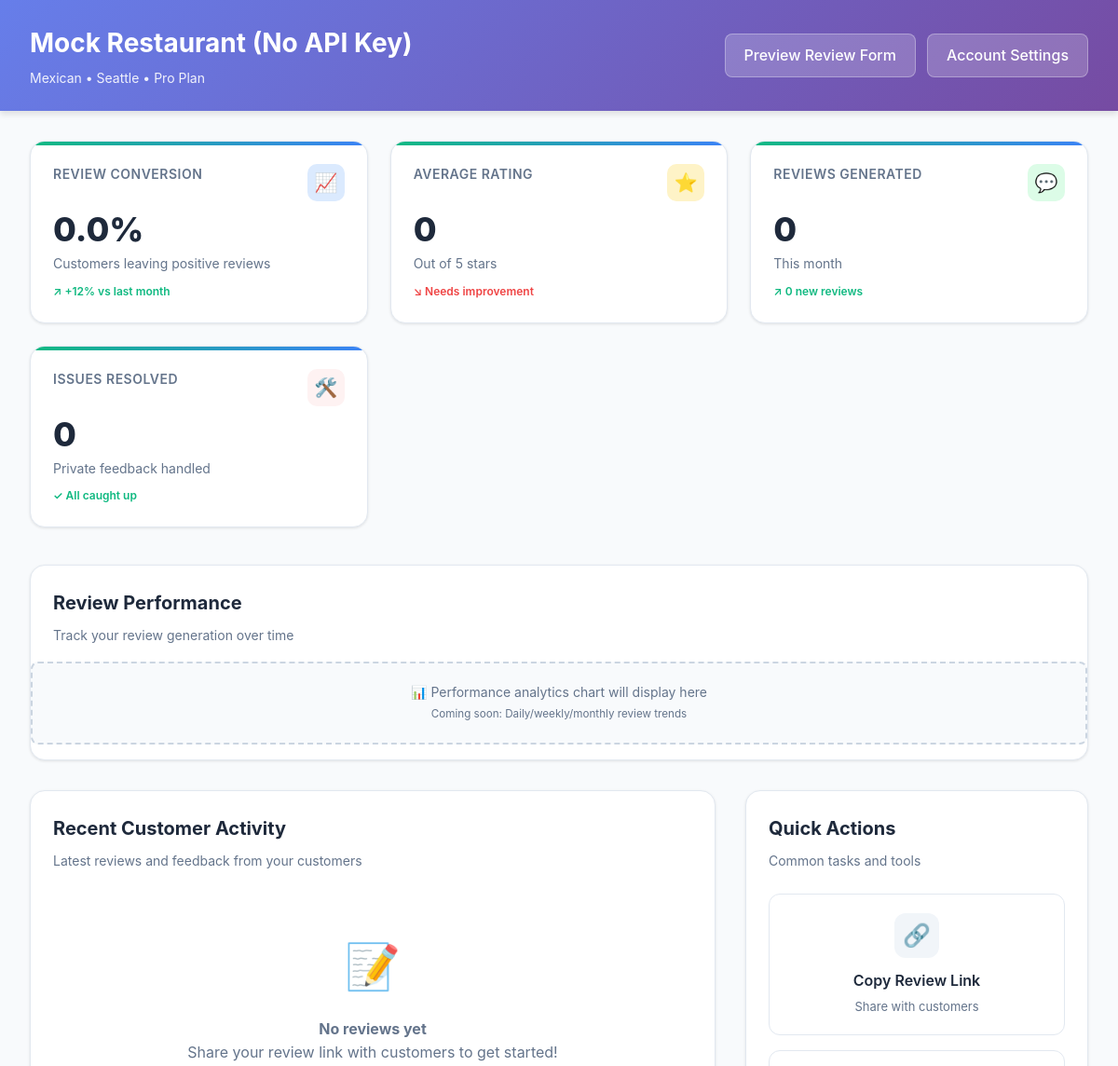
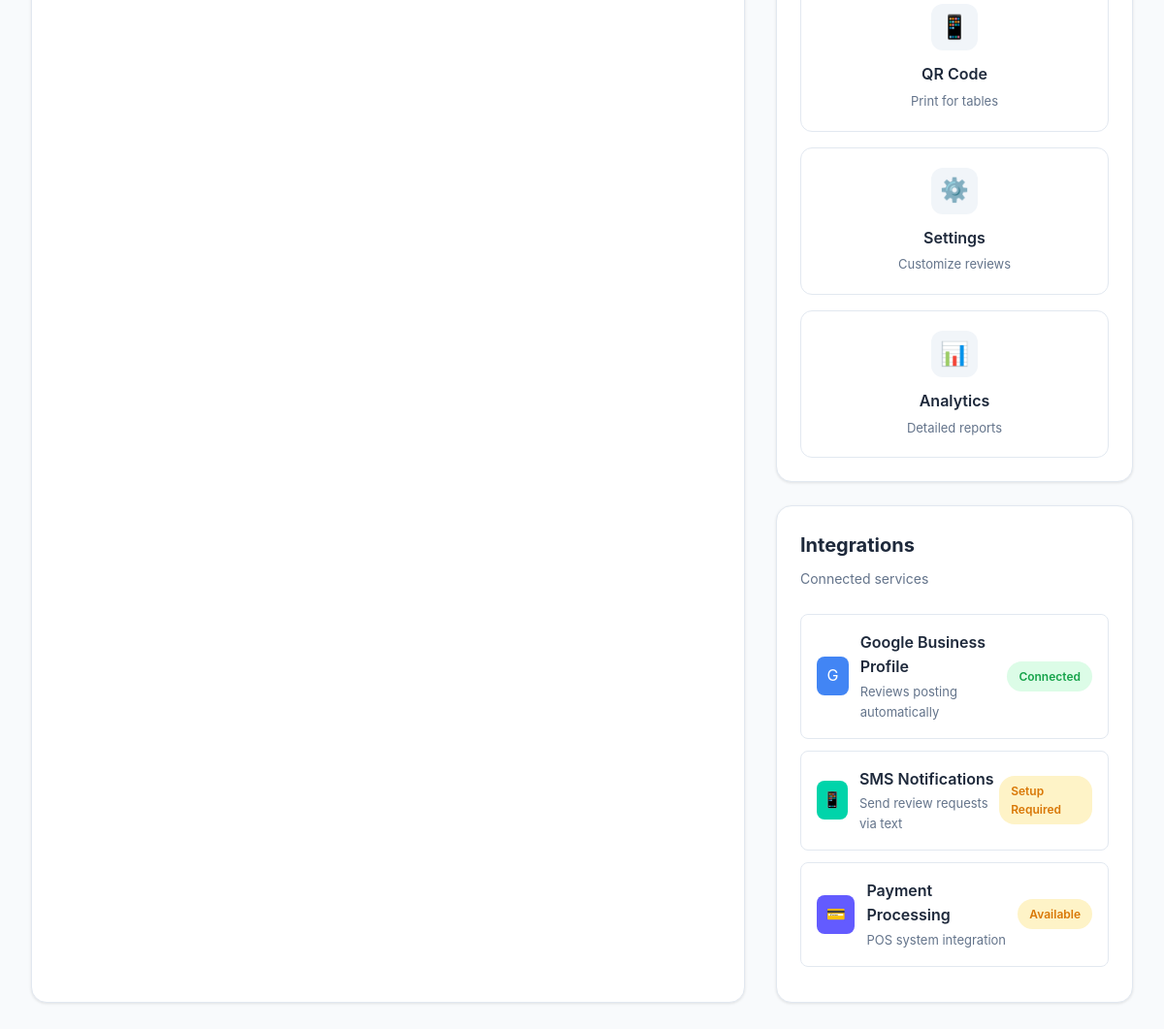
Page /dashboard/mock-restaurant-no-api-key on the committed database (2 pictures, top to bottom).
### models.py (models this page shows, shortened)
class Restaurant(db.Model):
    __tablename__ = 'restaurants'
    id = db.Column(db.Integer, primary_key=True)
    google_place_id = db.Column(db.String(200), unique=True)  # Primary Google identifier
    name = db.Column(db.String(200), nullable=False)
    slug = db.Column(db.String(100), unique=True, nullable=False)  # URL-friendly name
    address = db.Column(db.Text)
    phone = db.Column(db.String(20))
    website = db.Column(db.String(500))
    google_rating = db.Column(db.Float)  # Current Google rating
    google_review_count = db.Column(db.Integer)  # Number of Google reviews
    google_review_link = db.Column(db.String(500))
    location = db.Column(db.String(200), nullable=False)  # City/neighborhood
    cuisine = db.Column(db.String(100), nullable=False)  # Mexican, Italian, etc.
    restaurant_type = db.Column(db.String(50), default='casual')  # casual, upscale, fast_casual
    specialties = db.Column(db.Text)  # JSON - dishes to highlight in reviews
    seo_keywords = db.Column(db.Text)  # JSON - local SEO terms
    custom_templates = db.Column(db.Text)  # JSON - branded review templates
    brand_voice = db.Column(db.Text)  # How they want to sound
    google_last_synced = db.Column(db.DateTime)
    google_sync_enabled = db.Column(db.Boolean, default=True)
    subscription_plan = db.Column(db.String(20), default='free')  # free, pro, enterprise
    subscription_status = db.Column(db.String(20), default='active')
    stripe_customer_id = db.Column(db.String(100))
    email = db.Column(db.String(200))
    auto_sms_enabled = db.Column(db.Boolean, default=False)
    sms_delay_hours = db.Column(db.Integer, default=2)  # Hours after dining
    created_at = db.Column(db.DateTime, default=datetime.utcnow)
    updated_at = db.Column(db.DateTime, default=datetime.utcnow, onupdate=datetime.utcnow)
    users = db.relationship('User', backref='restaurant', lazy=True)
    reviews = db.relationship('Review', backref='restaurant', lazy=True)

### routes.py (the view)
    @app.route('/dashboard')
    @app.route('/dashboard/<restaurant_slug>')
    def dashboard(restaurant_slug=None):
        if restaurant_slug:
            restaurant = Restaurant.query.filter_by(slug=restaurant_slug).first()
        else:
            restaurant = Restaurant.query.first()
        if not restaurant:
            return redirect(url_for('home'))
        total_reviews = Review.query.filter_by(restaurant_id=restaurant.id).count()
        positive_reviews = Review.query.filter_by(restaurant_id=restaurant.id).filter(Review.rating >= 4).count()
        negative_feedback = Review.query.filter_by(restaurant_id=restaurant.id).filter(Review.rating <= 3).count()
        pending_followups = Review.query.filter_by(
            restaurant_id=restaurant.id,
            requires_followup=True,
            followup_completed=False
        ).count()
        recent_reviews = Review.query.filter_by(restaurant_id=restaurant.id)\
            .order_by(Review.created_at.desc())\
            .limit(10)\
            .all()
        avg_rating = db.session.query(db.func.avg(Review.rating))\
            .filter_by(restaurant_id=restaurant.id)\
            .scalar() or 0
        all_negative_feedback = Review.query.filter_by(restaurant_id=restaurant.id)\
            .filter(Review.rating <= 3)\
            .order_by(Review.created_at.desc())\
            .all()
        pending_feedback = Review.query.filter_by(
            restaurant_id=restaurant.id,
            requires_followup=True,
            followup_completed=False
        ).order_by(Review.created_at.desc()).limit(5).all()
        return render_template('dashboard.html',
                             restaurant=restaurant,
                             stats={
                                 'total_reviews': total_reviews,
                                 'positive_reviews': positive_reviews,
                                 'negative_feedback': negative_feedback,
                                 'pending_followups': pending_followups,
                                 'avg_rating': round(avg_rating, 1)
                             },
                             recent_reviews=recent_reviews,
                             pending_feedback=pending_feedback,
                             negative_feedback=all_negative_feedback)

### templates/dashboard.html (shortened to what this page needs)
<!DOCTYPE html>
<html lang="en">
<head>
</head>
<body>
    <div class="dashboard-header">
        <div class="header-content">
            <div class="restaurant-info">
                <h1>{{ restaurant.name }}</h1>
                <div class="restaurant-meta">
                    {{ restaurant.cuisine }} • {{ restaurant.location }} • Pro Plan
                </div>
            </div>
            <div class="header-actions">
                <a href="/review/{{ restaurant.slug }}" target="_blank" class="btn-header">
                    Preview Review Form
                </a>
                <a href="#" class="btn-header">
                    Account Settings
                </a>
            </div>
        </div>
    </div>
    <div class="main-content">
        <div class="metrics-grid">
            <div class="metric-card">
                <div class="metric-header">
                    <div class="metric-title">Review Conversion</div>
                    <div class="metric-icon" style="background: #dbeafe; color: #3b82f6;">
                        📈
                    </div>
                </div>
                <div class="metric-value">{{ "%.1f"|format((stats.positive_reviews / stats.total_reviews * 100) if stats.total_reviews > 0 else 0) }}%</div>
                <div class="metric-subtitle">Customers leaving positive reviews</div>
                <div class="metric-trend trend-up">
                    ↗ +12% vs last month
                </div>
            </div>
            <div class="metric-card">
                <div class="metric-header">
                    <div class="metric-title">Average Rating</div>
                    <div class="metric-icon" style="background: #fef3c7; color: #f59e0b;">
                        ⭐
                    </div>
                </div>
                <div class="metric-value">{{ stats.avg_rating }}</div>
                <div class="metric-subtitle">Out of 5 stars</div>
                <div class="metric-trend {% if stats.avg_rating >= 4.0 %}trend-up{% else %}trend-down{% endif %}">
                    {% if stats.avg_rating >= 4.0 %}↗ Excellent{% else %}↘ Needs improvement{% endif %}
                </div>
            </div>
            <div class="metric-card">
                <div class="metric-header">
                    <div class="metric-title">Reviews Generated</div>
                    <div class="metric-icon" style="background: #dcfce7; color: #16a34a;">
                        💬
                    </div>
                </div>
                <div class="metric-value">{{ stats.positive_reviews }}</div>
                <div class="metric-subtitle">This month</div>
                <div class="metric-trend trend-up">
                    ↗ {{ stats.positive_reviews }} new reviews
                </div>
            </div>
            <div class="metric-card">
                <div class="metric-header">
                    <div class="metric-title">Issues Resolved</div>
                    <div class="metric-icon" style="background: #fef2f2; color: #ef4444;">
                        🛠️
                    </div>
                </div>
                <div class="metric-value">{{ stats.negative_feedback - stats.pending_followups }}</div>
                <div class="metric-subtitle">Private feedback handled</div>
                <div class="metric-trend {% if stats.pending_followups == 0 %}trend-up{% else %}trend-down{% endif %}">
                    {% if stats.pending_followups == 0 %}✓ All caught up{% else %}⚠ {{ stats.pending_followups }} pending{% endif %}
                </div>
            </div>
        </div>
        <div class="section-card" style="margin-bottom: 32px;">
            <div class="section-header">
                <h2 class="section-title">Review Performance</h2>
                <p class="section-subtitle">Track your review generation over time</p>
            </div>
            <div class="performance-chart">
                <div class="chart-placeholder">
                    📊 Performance analytics chart will display here<br>
                    <small>Coming soon: Daily/weekly/monthly review trends</small>
                </div>
            </div>
        </div>
        <div class="content-grid">
            <div class="section-card">
                <div class="section-header">
                    <h2 class="section-title">Recent Customer Activity</h2>
                    <p class="section-subtitle">Latest reviews and feedback from your customers</p>
                </div>
                <div class="section-content">
                    {% if recent_reviews %}
                    {% for review in recent_reviews[:5] %}
                    <div class="review-item">
                        <div class="review-content">
                            <div class="review-rating">
                                <span class="stars">{{ '⭐' * review.rating }}</span>
                                <span class="review-time">{{ review.created_at.strftime('%b %d, %I:%M %p') }}</span>
                            </div>
                            {% if review.generated_review %}
                            <div class="review-preview">{{ review.generated_review[:80] }}...</div>
                            {% elif review.feedback_details %}
                            <div class="review-preview" style="color: #dc2626;">{{ review.feedback_details[:80] }}...</div>
                            {% endif %}
                        </div>
                        <div class="review-status {% if review.rating >= 4 %}status-positive{% else %}status-pending{% endif %}">
                            {% if review.rating >= 4 %}Published{% else %}Private{% endif %}
                        </div>
                    </div>
                    {% endfor %}
                    {% else %}
                    <div style="text-align: center; padding: 40px 20px; color: #64748b;">
                        <div style="font-size: 48px; margin-bottom: 16px;">📝</div>
                        <p><strong>No reviews yet</strong></p>
                        <p>Share your review link with customers to get started!</p>
                    </div>
                    {% endif %}
                </div>
            </div>
            <div>
                <div class="section-card" style="margin-bottom: 24px;">
                    <div class="section-header">
                        <h2 class="section-title">Quick Actions</h2>
                        <p class="section-subtitle">Common tasks and tools</p>
                    </div>
                    <div class="section-content">
                        <div class="quick-actions">
                            <a href="#" class="action-card" onclick="copyReviewLink()">
                                <div class="action-icon">🔗</div>
                                <div class="action-title">Copy Review Link</div>
                                <div class="action-description">Share with customers</div>
                            </a>
                            <a href="#" class="action-card">
                                <div class="action-icon">📱</div>
                                <div class="action-title">QR Code</div>
                                <div class="action-description">Print for tables</div>
                            </a>
                            <a href="#" class="action-card">
                                <div class="action-icon">⚙️</div>
                                <div class="action-title">Settings</div>
                                <div class="action-description">Customize reviews</div>
                            </a>
                            <a href="#" class="action-card">
                                <div class="action-icon">📊</div>
                                <div class="action-title">Analytics</div>
                                <div class="action-description">Detailed reports</div>
                            </a>
                        </div>
                    </div>
                </div>
                <div class="section-card">
                    <div class="section-header">
                        <h2 class="section-title">Integrations</h2>
                        <p class="section-subtitle">Connected services</p>
                    </div>
                    <div class="section-content">
                        <div class="integration-item">
                            <div class="integration-info">
                                <div class="integration-icon" style="background: #4285f4; color: white;">G</div>
                                <div class="integration-details">
                                    <h4>Google Business Profile</h4>
                                    <p>Reviews posting automatically</p>
                                </div>
                            </div>
                            <span class="status-badge status-connected">Connected</span>
                        </div>
                        <div class="integration-item">
                            <div class="integration-info">
                                <div class="integration-icon" style="background: #00d4aa; color: white;">📱</div>
                                <div class="integration-details">
                                    <h4>SMS Notifications</h4>
                                    <p>Send review requests via text</p>
                                </div>
                            </div>
                            <span class="status-badge status-setup">Setup Required</span>
                        </div>
                        <div class="integration-item">
                            <div class="integration-info">
                                <div class="integration-icon" style="background: #635bff; color: white;">💳</div>
                                <div class="integration-details">
                                    <h4>Payment Processing</h4>
                                    <p>POS system integration</p>
                                </div>
                            </div>
                            <span class="status-badge status-setup">Available</span>
                        </div>
                    </div>
                </div>
            </div>
        </div>
    </div>
</body>
</html>

### rows in the picture
Restaurant: name "Mock Restaurant (No API Key)", cuisine "Mexican", location "Seattle"

### other values in the picture
{{ stats.avg_rating }} "0"
{{ stats.positive_reviews }} "0"
{{ stats.negative_feedback - stats.pending_followups }} "0"
